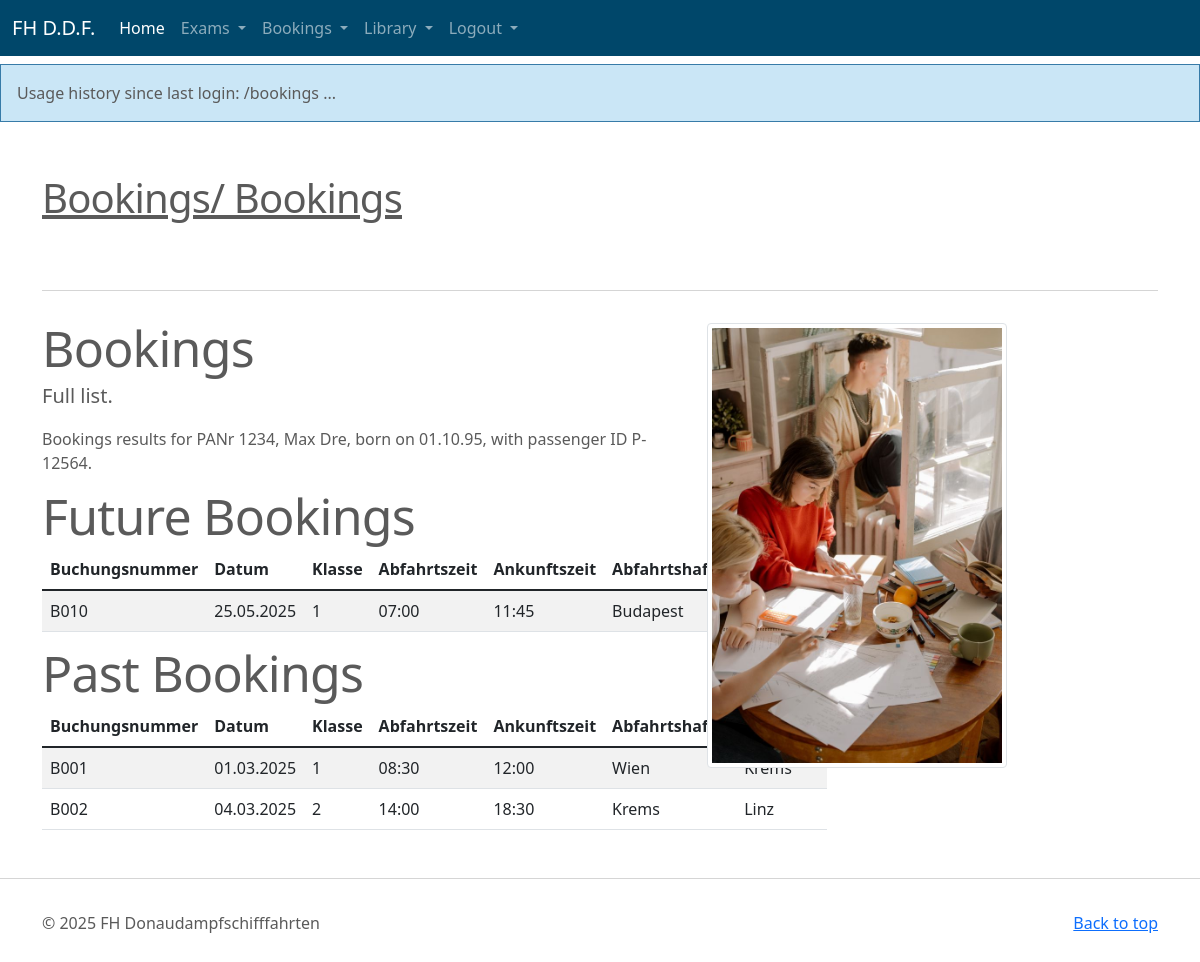
The page /bookings (signed in) on the database its author committed.
### tables this page shows
CREATE TABLE "user" (
  id INTEGER PRIMARY KEY AUTOINCREMENT,
  username TEXT UNIQUE NOT NULL,
  password TEXT NOT NULL
);

CREATE TABLE "Person" (
    /* hab das auf PANr geaendert da es sonst mit den spaeteren FKs zach wird mit dem zusammengesetzten SVNR + GebDatum*/
    "PANr" NUMBER(4),
    /* es gibt keinen eigenen date type kann als int, text, oder real angegeben werden */ 
    "GebDatum" INTEGER,
    "Vorname" TEXT(50),
    "Nachname" TEXT(50),
    "PLZ" NUMBER(4),
    "Ort" TEXT(50),
    "Strasse" TEXT(50),
    "Hausnummer" NUMBER(4),
    CONSTRAINT pk_Person PRIMARY KEY (PANr)
);

CREATE TABLE "Passagier" (
    "PassagierNr" TEXT(10),
    "PANr" NUMBER(4)
        CONSTRAINT nn_PANr_Passagier NOT NULL,
    CONSTRAINT pk_Passagier PRIMARY KEY (PassagierNr),
    CONSTRAINT fk_Passagier_Person FOREIGN KEY (PANr) REFERENCES Person (PANr)
        ON DELETE CASCADE
);

CREATE TABLE "Buchen" (
    "Buchungsnummer" TEXT(10),
    "Datum" INTEGER,
    "Klasse" NUMBER(1),
    "PassagierNr" TEXT(10)
        CONSTRAINT nn_PassagierNR_Buchen NOT NULL,
    "Passagennummer" TEXT(10)
        CONSTRAINT nn_Passagennummer_Buchen NOT NULL,
    CONSTRAINT pk_Buchen PRIMARY KEY (Buchungsnummer),
    CONSTRAINT fk_Buchen_Passagier FOREIGN KEY (PassagierNr) REFERENCES Passagier (PassagierNr),
    CONSTRAINT fk_Buchen_Passage FOREIGN KEY (Passagennummer) REFERENCES Passage (Passagennummer)
);

CREATE TABLE "Passage" (
    "Passagennummer" TEXT(10),
    "Abfahrtszeit" TEXT(10),
    "Ankunftszeit" TEXT(10),
    "Abfahrtshafen" TEXT(20),
    "Zielhafen" TEXT(20),
    CONSTRAINT pk_Passage PRIMARY KEY (Passagennummer)
);

### flask_auu/bookings.py (the view)
@bp.route('/bookings')
@login_required
def bookings():
    session['history'] = session['history'] + "/bookings\n ... "
    flash(session['history'])
    db = get_db()
    passpers = db.execute(
            'SELECT Vorname, Nachname, Gebdatum, Passagiernr'
            ' FROM Person, Passagier'
            ' WHERE Person.PANr = Passagier.PANr and Person.PANr = ? ', (g.user['username'],)
    ).fetchone()
    now = datetime.datetime.now()
    now = now.strftime("%d." "%m." "%Y")
    bookinglist_future = None
    bookinglist_past = None
    if passpers is not None:
        bookinglist_future = db.execute(
            'SELECT buchungsnummer, datum, klasse, abfahrtszeit, ankunftszeit, abfahrtshafen, zielhafen'
            ' FROM Buchen, Passage'
            ' WHERE Buchen.Passagennummer = Passage.Passagennummer AND Buchen.PassagierNr = ? and Datum >= ?', (passpers['PassagierNr'],now,)
        ).fetchall()
        bookinglist_past = db.execute(
            'SELECT buchungsnummer, datum, klasse, abfahrtszeit, ankunftszeit, abfahrtshafen, zielhafen'
            ' FROM Buchen, Passage'
            ' WHERE Buchen.Passagennummer = Passage.Passagennummer AND Buchen.PassagierNr = ? and Datum < ?', (passpers['PassagierNr'],now,)
        ).fetchall()
    else:
        return render_template('non_passagier/non_passagier.html',)
    return render_template('bookings/bookings.html', passpers=passpers, bookinglist_future=bookinglist_future, bookinglist_past=bookinglist_past, timenow = now)

### flask_auu/auth.py (called while the page is built)
@bp.before_app_request
def load_logged_in_user():
    user_id = session.get('user_id')
    if session.get('history') is None:
        session['history'] = "Usage history since last login:\n"
    if user_id is None:
        g.user = None
    else:
        g.user = get_db().execute(
            'SELECT * FROM user WHERE id = ?', (user_id,)
        ).fetchone()

def login_required(view):
    @functools.wraps(view)
    def wrapped_view(**kwargs):
        if g.user is None:
            return redirect(url_for('auth.login'))
        return view(**kwargs)
    return wrapped_view

### flask_auu/db.py (called while the page is built)
def get_db():
        print('get_db(): before db is accessed...', flush=True)
        if 'db' not in g:
            g.db = sqlite3.connect(
                current_app.config['DATABASE'],
                detect_types=sqlite3.PARSE_DECLTYPES
            )
            g.db.row_factory = sqlite3.Row
        return g.db

### flask_auu/templates/bookings/bookings.html
{% extends 'base.html' %}
{% block content %}
<div class="container marketing">
    <div class="signpost"><h1>Bookings/ Bookings</h1></div>
    <hr class="featurette-divider">
    <div class="row featurette">
        <div class="col-md-7">
            <h2 class="featurette-heading">Bookings</h2>
            <p class="lead">Full list.</p>
         <p> Bookings results for PANr {{ g.user['username'] }}, {{ passpers['vorname'] }} {{ passpers['nachname'] }}, born on {{ passpers['gebdatum'] }},
             with passenger ID {{ passpers['passagiernr'] }}. </p>
        <table class="table table-responsive table-striped table-hover">
            <h2 class="featurette-heading"> Future Bookings </h2>
			<thead>
				<tr>
					<th>Buchungsnummer</th>
					<th>Datum</th>
					<th>Klasse</th>
					<th>Abfahrtszeit</th>
                    <th>Ankunftszeit</th>
                    <th>Abfahrtshafen</th>
                    <th>Zielhafen</th>
				</tr>
			</thead>
			<tbody>
            {% for entry in bookinglist_future %}
	        	<tr><td>{{ entry['Buchungsnummer'] }}</td><td>{{ entry['Datum'] }}</td><td>{{ entry['Klasse'] }}</td><td>{{ entry['Abfahrtszeit'] }}</td><td>{{ entry['Ankunftszeit'] }}</td><td>{{ entry['Abfahrtshafen'] }}</td><td>{{ entry['Zielhafen'] }}</td></tr>
             {% endfor %}
			</tbody>
		</table>
        <table class="table table-responsive table-striped table-hover">
            <h2 class="featurette-heading"> Past Bookings </h2>
			<thead>
				<tr>
					<th>Buchungsnummer</th>
					<th>Datum</th>
					<th>Klasse</th>
					<th>Abfahrtszeit</th>
                    <th>Ankunftszeit</th>
                    <th>Abfahrtshafen</th>
                    <th>Zielhafen</th>
				</tr>
			</thead>
			<tbody>
            {% for entry in bookinglist_past %}
	        	<tr><td>{{ entry['Buchungsnummer'] }}</td><td>{{ entry['Datum'] }}</td><td>{{ entry['Klasse'] }}</td><td>{{ entry['Abfahrtszeit'] }}</td><td>{{ entry['Ankunftszeit'] }}</td><td>{{ entry['Abfahrtshafen'] }}</td><td>{{ entry['Zielhafen'] }}</td></tr>
             {% endfor %}
			</tbody>
		</table>
        </div>
        <div class="col-md-5">
            <img class="img-fluid img-thumbnail" width="300" height="300" src="{{ url_for('static', filename='pics/students.jpg') }}"/>
        </div>
    </div>
</div>
{% endblock %}

### flask_auu/templates/base.html (shortened to what this page needs)
<!doctype html>
<html lang="en">
<head>
    <link href="{{ url_for('static', filename='dist/css/bootstrap.min.css') }}" rel="stylesheet">
    <link href="{{ url_for('static', filename='dist/css/uu.css') }}" rel="stylesheet">
</head>
<body>
<header>
  <nav class="navbar navbar-expand-md fixed-top navbar-dark">
    <div class="container-fluid">
      <a class="navbar-brand" href="#">FH D.D.F.</a>
{% if g.user %}
      <div class="collapse navbar-collapse" id="navbarSupportedContent">
        <ul class="navbar-nav me-auto mb-2 mb-md-0">
          <li class="nav-item">
            <a class="nav-link active" aria-current="page" href="/">Home</a>
          </li>
          <li class="nav-item dropdown">
            <a class="nav-link dropdown-toggle" href="#" id="navbarDropdown1" role="button" data-bs-toggle="dropdown" aria-expanded="false">
              Exams
            </a>
          </li>
          <li class="nav-item dropdown">
            <a class="nav-link dropdown-toggle" href="#" id="navbarDropdown1" role="button" data-bs-toggle="dropdown" aria-expanded="false">
              Bookings
            </a>
          </li>
          <li class="nav-item dropdown">
            <a class="nav-link dropdown-toggle" href="#" id="navbarDropdown2" role="button" data-bs-toggle="dropdown" aria-expanded="false">
              Library
            </a>
          </li>
           <li class="nav-item dropdown">
            <a class="nav-link dropdown-toggle" href="#" id="navbarDropdown3" role="button" data-bs-toggle="dropdown" aria-expanded="false">
              Logout
            </a>
          </li>
        </ul>
      </div>
{% endif %}
    </div>
  </nav>
</header>
<main>
    {% for message in get_flashed_messages() %}
    <div class="flash">{{ message }}</div>
     {% endfor %}
    {% block content %}
    {% endblock %}
     <hr class="featurette-divider">
    <footer class="container">
    <p class="float-end"><a href="#">Back to top</a></p>
    <p>&copy; 2025 FH Donaudampfschifffahrten </p>
</footer>
</main>
</body>
</html>

### rows shown on the page
user: user.username "1234"
Person: vorname "Max", nachname "Dre", gebdatum "01.10.95"
Passagier: passagiernr "P-12564"
Buchen: Buchungsnummer "B010", Datum "25.05.2025", Klasse "1", Abfahrtszeit "07:00", Ankunftszeit "11:45", Abfahrtshafen "Budapest"
Buchen: Buchungsnummer "B001", Datum "01.03.2025", Klasse "1", Abfahrtszeit "08:30", Ankunftszeit "12:00", Abfahrtshafen "Wien"
Buchen: Buchungsnummer "B002", Datum "04.03.2025", Klasse "2", Abfahrtszeit "14:00", Ankunftszeit "18:30", Abfahrtshafen "Krems", Zielhafen "Linz"

### other values the page prints
{{ message }} "Usage history since last login: /bookings ..."
